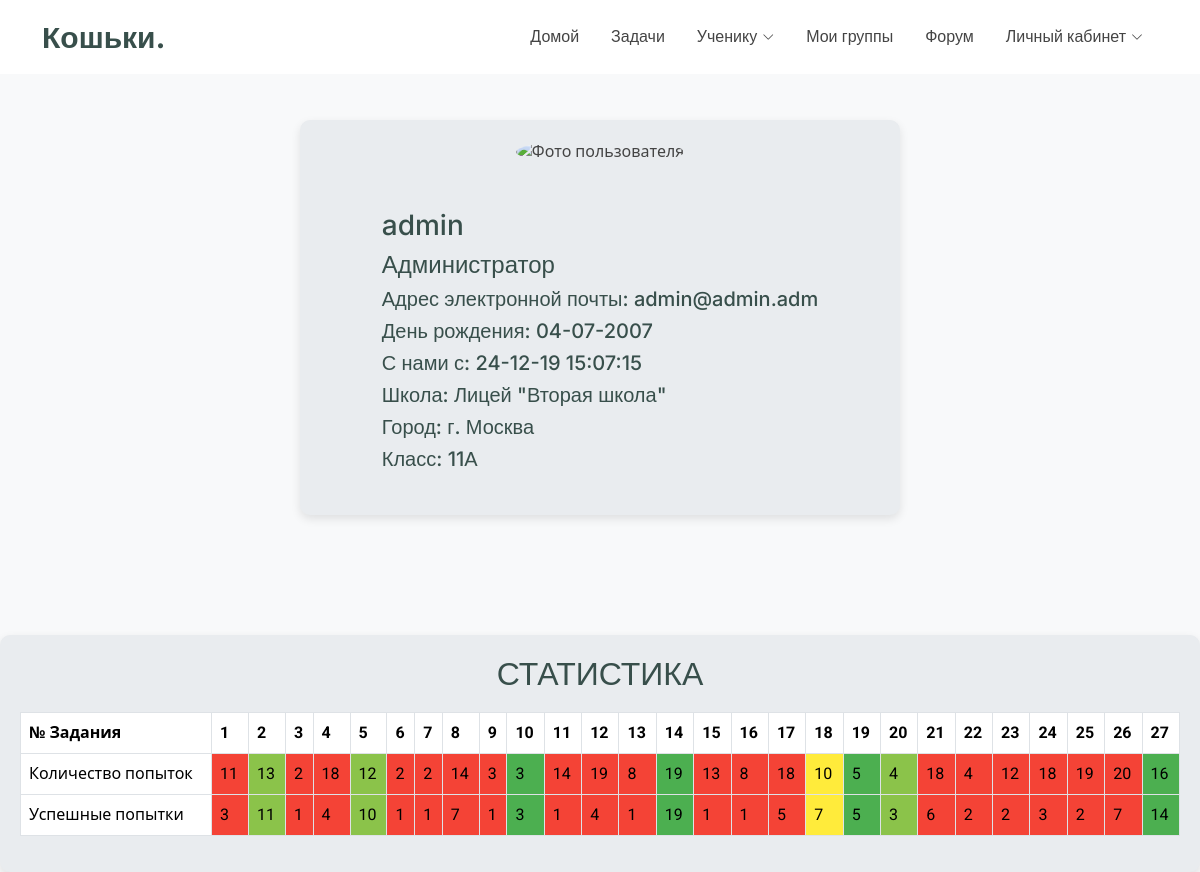
Screenshot of /users/0 with the database file from the repository.
### tables this page shows
CREATE TABLE users (user_id INT PRIMARY KEY UNIQUE NOT NULL, role_id INT REFERENCES roles (role_id), registration_time DATETIME, first_name VARCHAR (255), second_name VARCHAR (255), surname VARCHAR (255), login VARCHAR (255), password VARCHAR (255), email VARCHAR (255), tel VARCHAR (15), birth_date DATETIME, school_id INT REFERENCES schools (school_id), city_id INT REFERENCES cities (city_id), class VARCHAR (3), photo_id INT);

CREATE TABLE roles(
    role_id INT(1) PRIMARY KEY,
    role_name VARCHAR(255) UNIQUE
);

CREATE TABLE schools (school_id INT PRIMARY KEY, school_name VARCHAR (255) UNIQUE);

CREATE TABLE cities(
    city_id INT PRIMARY KEY,
    city_name VARCHAR(255) UNIQUE
);

### main.py (the view)
@app.route("/users/<user_id>")
def personal_user_page(user_id):
    info = dr.get_user_info_with_user_id(user_id)
    if not info:
        return render_template("error_pages/authorization_user_not_found_error.html")
    else:
        kwargs = dr.user_select_to_dict(info)
        return render_template("user_account_pages/user.html", **kwargs)

### database_requests.py (called while the page is built)
def sql_execute(sql_request):
    ret = cursor.execute(sql_request)
    return ret

def get_user_info_with_user_id(id):
    sql_req = f"""
        SELECT * from users
        WHERE user_id = "{id}"
        """
    return sql_execute(sql_req).fetchall()[0]

### templates/user_account_pages/user.html (shortened to what this page needs)
<!DOCTYPE html>
<html lang="en">
<head>
  <link href="{{ url_for('static', filename='vendor/bootstrap/css/bootstrap.min.css') }}" rel="stylesheet">
  <link href="{{ url_for('static', filename='vendor/bootstrap-icons/bootstrap-icons.css') }}" rel="stylesheet">
  <link href="{{ url_for('static', filename='vendor/aos/aos.css') }}" rel="stylesheet">
  <link href="{{ url_for('static', filename='vendor/glightbox/css/glightbox.min.css') }}" rel="stylesheet">
  <link href="{{ url_for('static', filename='vendor/swiper/swiper-bundle.min.css') }}" rel="stylesheet">
  <link href="{{ url_for('static', filename='/css/main.css') }}" rel="stylesheet">
</head>
<body>
  {% include 'header.html' %}
  <div class="profile-container">
    <img src="{{ url_for('static', filename=photo_directory) }}" alt="Фото пользователя">
    <ul class="info-list">
      <li><h3>{{ first_name }} {{ surname }}</h3></li>
      <li><h4>{{ role }}</h4></li>
      <li><h5>Адрес электронной почты: {{ email }}</h5></li>
      <li><h5>День рождения: {{ birth_date }}</h5></li>
      <li><h5>С нами с: {{ registration_time }}</h5></li>
      <li><h5>Школа: {{ school }}</h5></li>
      <li><h5>Город: {{ city }}</h5></li>
      {% if class %}
        <li><h5>Класс: {{ class }}</h5></li>
      {% endif %}
    </ul>
  </div>
  <div class="statistics-container">
    <h2 style="text-transform: uppercase;">Статистика</h2>
    <table class="table table-bordered" style="margin-top: 10px;">
        <thead>
            <tr>
                <th>№ Задания</th>
                {% for task in range(1, 28) %}
                <th>{{ task }}</th>
                {% endfor %}
            </tr>
        </thead>
        <tbody>
            <tr>
                <td>Количество попыток</td>
                {% for task in range(1, 28) %}
                <td class="{% if ratio[task] >= 0.85 %}col-green{% elif ratio[task] >= 0.75 %}col-light-green{% elif ratio[task] >= 0.65 %}col-yellow{% else %}col-red{% endif %}">
                    {{ number_of_attempts[task] }}
                </td>
                {% endfor %}
            </tr>
            <tr>
                <td>Успешные попытки</td>
                {% for task in range(1, 28) %}
                <td class="{% if ratio[task] >= 0.85 %}col-green{% elif ratio[task] >= 0.75 %}col-light-green{% elif ratio[task] >= 0.65 %}col-yellow{% else %}col-red{% endif %}">
                    {{ number_of_right_attempts[task] }}
                </td>
                {% endfor %}
            </tr>
        </tbody>
    </table>
  </div>
</body>
</html>

### static/css/main.css (style rules this page uses)
:root { --default-font: "Roboto", system-ui, -apple-system, "Segoe UI", Roboto, "Helvetica Neue", Arial, "Noto Sans", "Liberation Sans", sans-serif, "Apple Color Emoji", "Segoe UI Emoji", "Segoe UI Symbol", "Noto Color Emoji"; --heading-font: "Inter", sans-serif; --nav-font: "Poppins", sans-serif; }
:root { --background-color: #ffffff; --default-color: #444444; --heading-color: #384f4b; --accent-color: #1bbca3; --surface-color: #ffffff; --contrast-color: #ffffff; --incorrect-answer-color: #ff4040; --correct-answer-color: #acf273; --empty-answer-color: #c9c9c9; }
:root { --nav-color: #444444; --nav-hover-color: #1bbca3; --nav-mobile-background-color: #ffffff; --nav-dropdown-background-color: #ffffff; --nav-dropdown-color: #444444; --nav-dropdown-hover-color: #1bbca3; }
:root { scroll-behavior: smooth; }
body { color: var(--default-color); background-color: var(--background-color); font-family: var(--default-font); overflow-y: scroll; }
h1, h2, h3, h4, h5, h6 { color: var(--heading-color); font-family: var(--heading-font); }

### templates/user_account_pages/user.html (style rules this page uses)
body { background-color: #f8f9fa; overflow-y: scroll; }
.profile-container { display: flex; flex-direction: column; align-items: center; justify-content: center; max-width: 600px; margin: 10% auto 0; padding: 20px; background-color: #e9ecef; border-radius: 10px; box-shadow: 0 4px 10px rgba(0, 0, 0, 0.1); }
.statistics-container { display: flex; flex-direction: column; align-items: center; justify-content: center; max-width: 1200px; margin: 10% auto 0; padding: 20px; background-color: #e9ecef; border-radius: 10px; box-shadow: 0 4px 10px rgba(0, 0, 0, 0.1); }
img { max-width: 300px; height: auto; border-radius: 50%; margin-bottom: 20px; }
.info-list { margin-top: 20px; list-style-type: none; padding: 0; text-align: left; }
.info-list li { margin: 5px 0; }
table .col-green { background-color: #4CAF50; }
table .col-light-green { background-color: #8BC34A; }
table .col-yellow { background-color: #FFEB3B; }
table .col-red { background-color: #F44336; }

### rows the page displays
users: first_name "admin", email "admin@admin.adm", birth_date "04-07-2007", registration_time "24-12-19 15:07:15", class "11А"
roles: role_name "Администратор"
schools: school_name "Лицей \"Вторая школа\""
cities: city_name "г. Москва"

### other values shown
{{ task }} "1" "2" "3" "4" "5" "6" "7" "8" "9" "10" "11" "12" "13" "14" "15" "16" "17" "18" "19" "20" "21" "22" "23" "24" "25" "26" "27"
{{ number_of_attempts[task] }} "11" "13" "2" "18" "12" "2" "2" "14" "3" "3" "14" "19" "8" "19" "13" "8" "18" "10" "5" "4" "18" "4" "12" "18" "19" "20" "16"
{{ number_of_right_attempts[task] }} "3" "11" "1" "4" "10" "1" "1" "7" "1" "3" "1" "4" "1" "19" "1" "1" "5" "7" "5" "3" "6" "2" "2" "3" "2" "7" "14"
